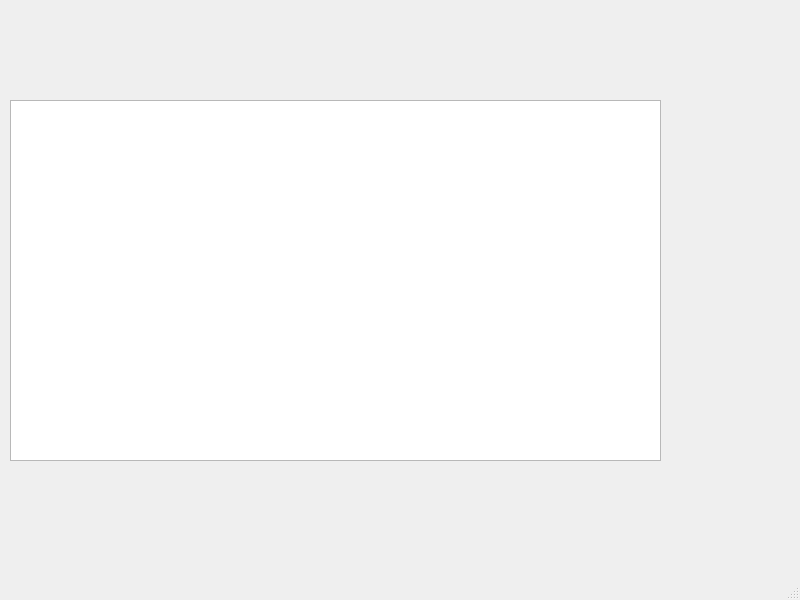
<?xml version="1.0" encoding="UTF-8"?>
<ui version="4.0">
 <class>MainWindow</class>
 <widget class="QMainWindow" name="MainWindow">
  <property name="geometry">
   <rect>
    <x>0</x>
    <y>0</y>
    <width>800</width>
    <height>600</height>
   </rect>
  </property>
  <property name="windowTitle">
   <string>MainWindow</string>
  </property>
  <widget class="QWidget" name="centralwidget">
   <widget class="QTableWidget" name="table">
    <property name="geometry">
     <rect>
      <x>10</x>
      <y>100</y>
      <width>651</width>
      <height>361</height>
     </rect>
    </property>
   </widget>
  </widget>
  <widget class="QMenuBar" name="menubar">
   <property name="geometry">
    <rect>
     <x>0</x>
     <y>0</y>
     <width>800</width>
     <height>23</height>
    </rect>
   </property>
  </widget>
  <widget class="QStatusBar" name="statusbar"/>
 </widget>
 <resources/>
 <connections/>
</ui>
